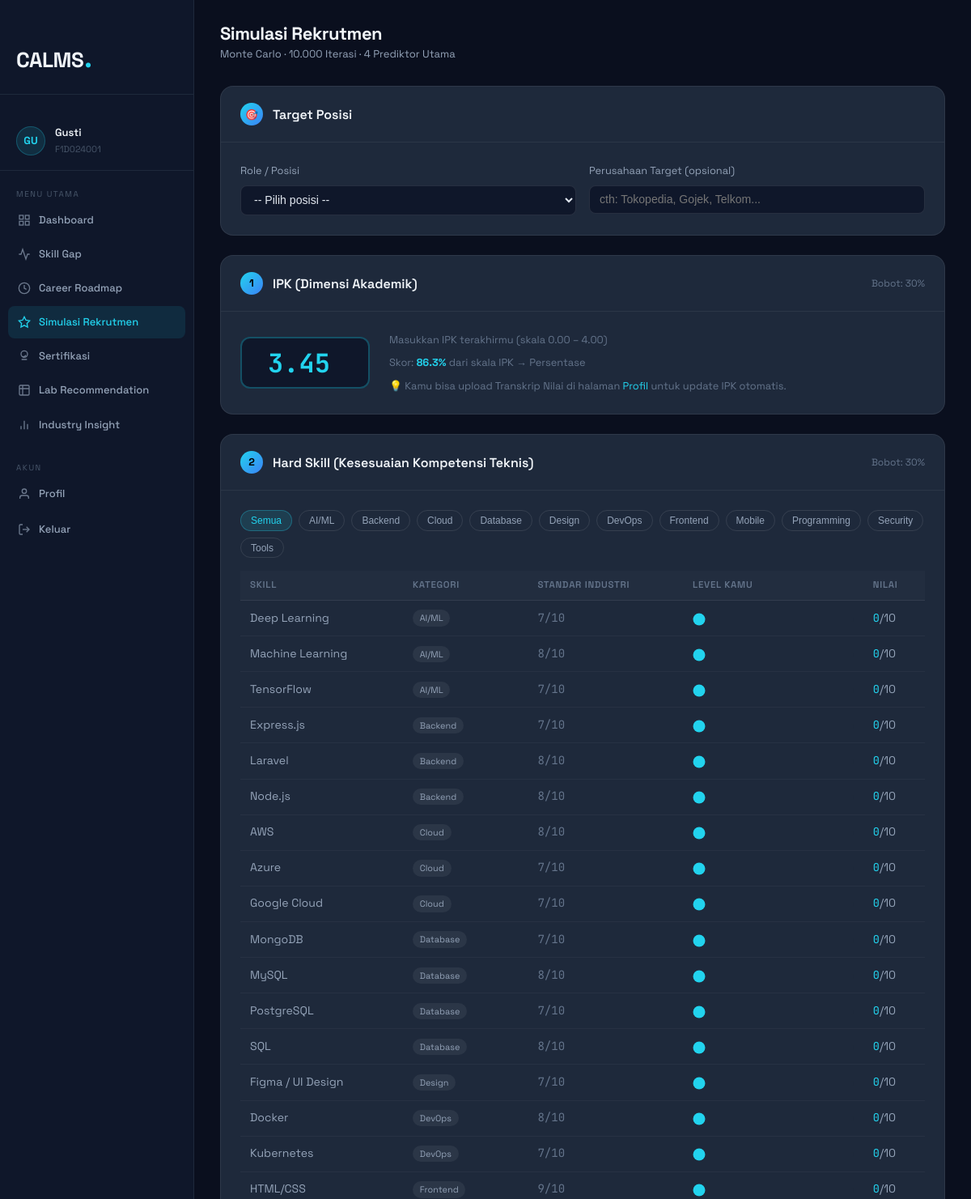
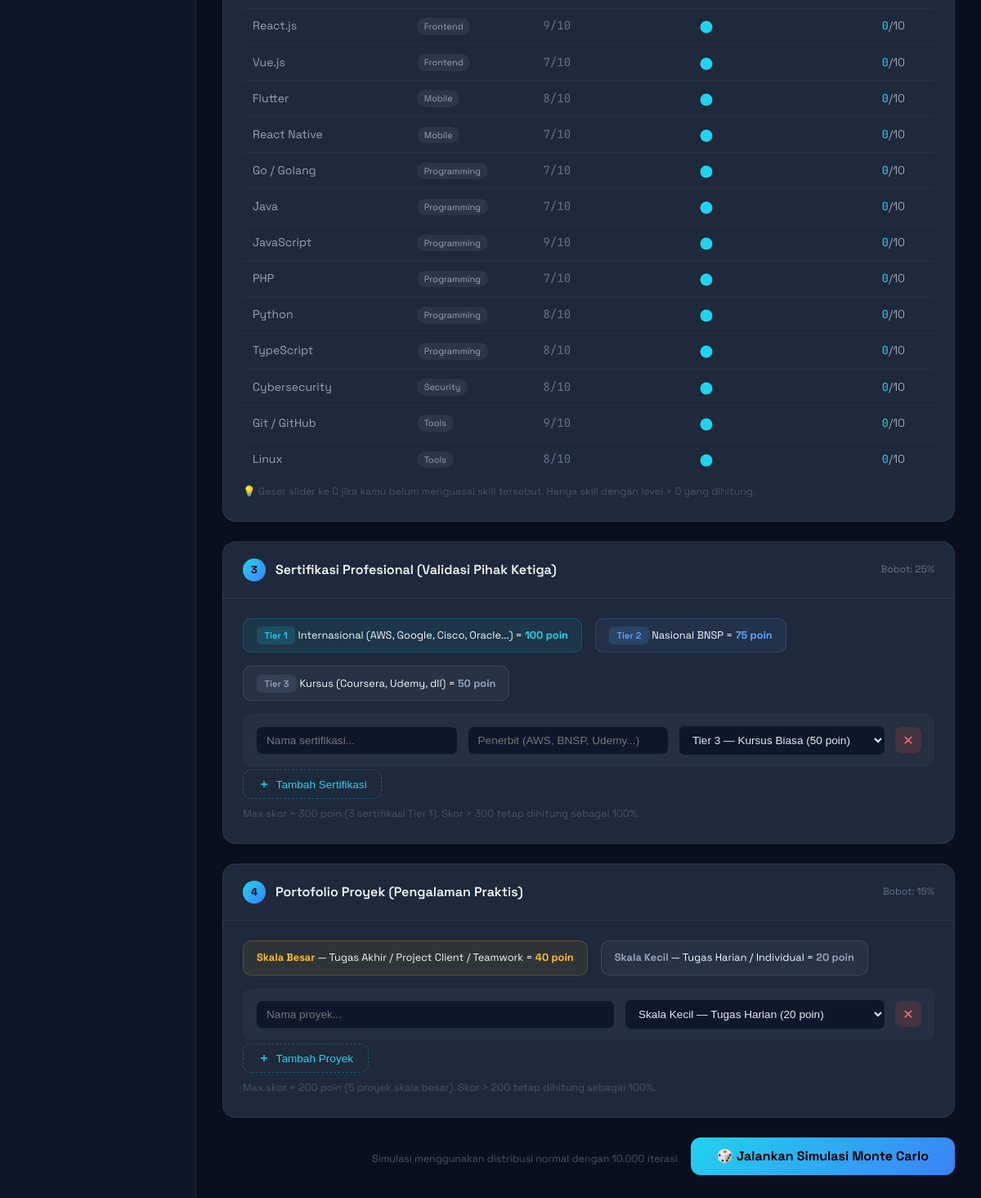
/simulation.php (signed in), run on the app's committed database (2 pictures, top to bottom).
### tables this page shows
CREATE TABLE IF NOT EXISTS mahasiswa_profiles (
    id             INT AUTO_INCREMENT PRIMARY KEY,
    user_id        INT UNIQUE NOT NULL,
    nim            VARCHAR(20) UNIQUE NOT NULL,
    semester       INT DEFAULT 1,
    ipk            DECIMAL(3,2) DEFAULT 0.00,
    target_career  VARCHAR(100),
    bio            TEXT,
    linkedin_url   VARCHAR(500),
    github_url     VARCHAR(500),
    created_at     TIMESTAMP DEFAULT CURRENT_TIMESTAMP,
    updated_at     TIMESTAMP DEFAULT CURRENT_TIMESTAMP ON UPDATE CURRENT_TIMESTAMP,
    FOREIGN KEY (user_id) REFERENCES users(id) ON DELETE CASCADE
);

CREATE TABLE IF NOT EXISTS users (
    id         INT AUTO_INCREMENT PRIMARY KEY,
    fullname   VARCHAR(255) NOT NULL,
    email      VARCHAR(255) UNIQUE NOT NULL,
    password   VARCHAR(255) NOT NULL,
    role       ENUM('mahasiswa','dosen','admin') DEFAULT 'mahasiswa',
    is_active  TINYINT(1) DEFAULT 1,
    created_at TIMESTAMP DEFAULT CURRENT_TIMESTAMP
);

CREATE TABLE IF NOT EXISTS skills (
    id              INT AUTO_INCREMENT PRIMARY KEY,
    skill_name      VARCHAR(100) NOT NULL,
    category        VARCHAR(50),
    industry_level  INT DEFAULT 8   
);

### includes/auth_guard.php (called while the page is built, shortened)
<?php
function getCurrentUser(): array {
    return [
        'id'       => $_SESSION['user_id']  ?? null,
        'fullname' => $_SESSION['fullname'] ?? '',
        'email'    => $_SESSION['email']    ?? '',
        'role'     => $_SESSION['role']     ?? '',
    ];
}

### simulation.php (the view, shortened to what this page needs)
<?php
require_once 'includes/auth_guard.php';
$user    = getCurrentUser();
$db      = getDB();
$stmt = $db->prepare("SELECT mp.*, u.fullname, u.email FROM mahasiswa_profiles mp JOIN users u ON u.id = mp.user_id WHERE mp.user_id = ?");
$stmt->execute([$user['id']]);
$profile = $stmt->fetch();
$skillsAll = $db->query("SELECT * FROM skills ORDER BY category, skill_name")->fetchAll();
$savedSkills = [];
$activePage = 'simulation';
?>
<!DOCTYPE html>
<html lang="id">
<head>
    <link rel="stylesheet" href="style.css">
    <link rel="stylesheet" href="dashboard.css">
</head>
<body class="dashboard-body">
<?php include 'includes/sidebar.php'; ?>
<main class="main-content">
    <div class="topbar">
        <div class="topbar-left">
            <div>
                <h1 class="page-title">Simulasi Rekrutmen</h1>
                <p class="page-sub">Monte Carlo · 10.000 Iterasi · 4 Prediktor Utama</p>
            </div>
        </div>
    </div>
    <div class="sim-page">
        <form method="POST" id="simForm">
            <div class="sim-section" style="margin-bottom:1.5rem;">
                <div class="sim-section-head">
                    <div class="sim-section-num">🎯</div>
                    <div>
                        <div class="sim-section-title">Target Posisi</div>
                    </div>
                </div>
                <div class="sim-section-body">
                    <div class="form-row" style="display:grid;grid-template-columns:1fr 1fr;gap:1rem;">
                        <div>
                            <label style="font-size:.8rem;color:#94a3b8;display:block;margin-bottom:.4rem;">Role / Posisi</label>
                            <select name="target_role" style="width:100%;background:#0f172a;border:1px solid rgba(255,255,255,.1);border-radius:8px;color:#e2e8f0;padding:.55rem .75rem;font-size:.88rem;">
                                <option value="">-- Pilih posisi --</option>
                            </select>
                        </div>
                        <div>
                            <label style="font-size:.8rem;color:#94a3b8;display:block;margin-bottom:.4rem;">Perusahaan Target (opsional)</label>
                            <input type="text" name="target_company" placeholder="cth: Tokopedia, Gojek, Telkom..." style="width:100%;background:#0f172a;border:1px solid rgba(255,255,255,.1);border-radius:8px;color:#e2e8f0;padding:.55rem .75rem;font-size:.88rem;box-sizing:border-box;">
                        </div>
                    </div>
                </div>
            </div>
            <div class="sim-section" style="margin-bottom:1.5rem;">
                <div class="sim-section-head">
                    <div class="sim-section-num">1</div>
                    <div>
                        <div class="sim-section-title">IPK (Dimensi Akademik)</div>
                    </div>
                    <div class="sim-section-sub">Bobot: 30%</div>
                </div>
                <div class="sim-section-body">
                    <div class="ipk-wrap">
                        <input type="number" name="ipk" id="ipkInput" class="ipk-input-big"
                            min="0" max="4" step="0.01"
                            value="<?= htmlspecialchars($profile['ipk'] ?? '0.00') ?>"
                            required>
                        <div>
                            <div class="ipk-hint">Masukkan IPK terakhirmu (skala 0.00 – 4.00)</div>
                            <div class="ipk-hint" style="margin-top:.4rem">
                                Skor: <strong id="ipkScoreDisplay"><?= round((floatval($profile['ipk'] ?? 0) / 4.0) * 100, 1) ?>%</strong>
                                dari skala IPK → Persentase
                            </div>
                            <div class="ipk-hint" style="margin-top:.4rem">
                                💡 Kamu bisa upload Transkrip Nilai di halaman <a href="profile.php" style="color:#22d3ee">Profil</a> untuk update IPK otomatis.
                            </div>
                        </div>
                    </div>
                </div>
            </div>
            <div class="sim-section" style="margin-bottom:1.5rem;">
                <div class="sim-section-head">
                    <div class="sim-section-num">2</div>
                    <div>
                        <div class="sim-section-title">Hard Skill (Kesesuaian Kompetensi Teknis)</div>
                    </div>
                    <div class="sim-section-sub">Bobot: 30%</div>
                </div>
                <div class="sim-section-body">
                    <div class="skill-filter" id="catFilter">
                        <button type="button" class="filter-btn active" data-cat="all">Semua</button>
                        <?php
                        $cats = array_unique(array_column($skillsAll, 'category'));
                        foreach ($cats as $cat):
                        ?>
                        <button type="button" class="filter-btn" data-cat="<?= htmlspecialchars($cat) ?>"><?= htmlspecialchars($cat) ?></button>
                        <?php endforeach; ?>
                    </div>
                    <?php if (empty($skillsAll)): ?>
                    <div class="empty-skill">Tidak ada data skill. Pastikan database sudah di-import.</div>
                    <?php else: ?>
                    <table class="skill-table" id="skillTable">
                        <thead>
                            <tr>
                                <th>Skill</th>
                                <th>Kategori</th>
                                <th>Standar Industri</th>
                                <th style="min-width:160px">Level Kamu</th>
                                <th>Nilai</th>
                            </tr>
                        </thead>
                        <tbody>
                        <?php foreach ($skillsAll as $sk):
                            $savedLevel = $savedSkills[$sk['id']] ?? 0;
                        ?>
                        <tr data-cat="<?= htmlspecialchars($sk['category']) ?>">
                            <td><?= htmlspecialchars($sk['skill_name']) ?>
                            </td>
                            <td><span class="cat-badge"><?= htmlspecialchars($sk['category']) ?></span></td>
                            <td style="font-family:'JetBrains Mono',monospace;color:#64748b;"><?= $sk['industry_level'] ?>/10</td>
                            <td>
                                <input type="range" class="skill-range" name="skill_level[<?= $sk['id'] ?>]"
                                    min="0" max="10" step="1" value="<?= $savedLevel ?>"
                                    oninput="this.closest('tr').querySelector('.skill-val').textContent=this.value">
                            </td>
                            <td><span class="skill-val"><?= $savedLevel ?></span>/10</td>
                        </tr>
                        <?php endforeach; ?>
                        </tbody>
                    </table>
                    <?php endif; ?>
                    <p class="monte-note">💡 Geser slider ke 0 jika kamu belum menguasai skill tersebut. Hanya skill dengan level > 0 yang dihitung.</p>
                </div>
            </div>
            <div class="sim-section" style="margin-bottom:1.5rem;">
                <div class="sim-section-head">
                    <div class="sim-section-num">3</div>
                    <div>
                        <div class="sim-section-title">Sertifikasi Profesional (Validasi Pihak Ketiga)</div>
                    </div>
                    <div class="sim-section-sub">Bobot: 25%</div>
                </div>
                <div class="sim-section-body">
                    <div style="display:flex;gap:1rem;margin-bottom:1rem;flex-wrap:wrap;">
                        <div style="padding:.6rem 1rem;border-radius:10px;background:rgba(34,211,238,.08);border:1px solid rgba(34,211,238,.2);font-size:.8rem;">
                            <span class="tier-badge tier-1">Tier 1</span> Internasional (AWS, Google, Cisco, Oracle...) = <strong style="color:#22d3ee">100 poin</strong>
                        </div>
                        <div style="padding:.6rem 1rem;border-radius:10px;background:rgba(96,165,250,.08);border:1px solid rgba(96,165,250,.2);font-size:.8rem;">
                            <span class="tier-badge tier-2">Tier 2</span> Nasional BNSP = <strong style="color:#60a5fa">75 poin</strong>
                        </div>
                        <div style="padding:.6rem 1rem;border-radius:10px;background:rgba(148,163,184,.08);border:1px solid rgba(148,163,184,.2);font-size:.8rem;">
                            <span class="tier-badge tier-3">Tier 3</span> Kursus (Coursera, Udemy, dll) = <strong style="color:#94a3b8">50 poin</strong>
                        </div>
                    </div>
                    <div class="dynamic-list" id="certList"></div>
                    <button type="button" class="btn-add-row" onclick="addCert()">
                        <svg width="14" height="14" fill="none" stroke="currentColor" stroke-width="2.5" viewBox="0 0 24 24"><line x1="12" y1="5" x2="12" y2="19"/><line x1="5" y1="12" x2="19" y2="12"/></svg>
                        Tambah Sertifikasi
                    </button>
                    <p class="monte-note">Max skor = 300 poin (3 sertifikasi Tier 1). Skor > 300 tetap dihitung sebagai 100%.</p>
                </div>
            </div>
            <div class="sim-section" style="margin-bottom:1.5rem;">
                <div class="sim-section-head">
                    <div class="sim-section-num">4</div>
                    <div>
                        <div class="sim-section-title">Portofolio Proyek (Pengalaman Praktis)</div>
                    </div>
                    <div class="sim-section-sub">Bobot: 15%</div>
                </div>
                <div class="sim-section-body">
                    <div style="display:flex;gap:1rem;margin-bottom:1rem;flex-wrap:wrap;">
                        <div style="padding:.6rem 1rem;border-radius:10px;background:rgba(251,191,36,.08);border:1px solid rgba(251,191,36,.2);font-size:.8rem;">
                            <strong style="color:#fbbf24">Skala Besar</strong> — Tugas Akhir / Project Client / Teamwork = <strong style="color:#fbbf24">40 poin</strong>
                        </div>
                        <div style="padding:.6rem 1rem;border-radius:10px;background:rgba(148,163,184,.08);border:1px solid rgba(148,163,184,.2);font-size:.8rem;">
                            <strong style="color:#94a3b8">Skala Kecil</strong> — Tugas Harian / Individual = <strong style="color:#94a3b8">20 poin</strong>
                        </div>
                    </div>
                    <div class="dynamic-list" id="projList"></div>
                    <button type="button" class="btn-add-row" onclick="addProject()">
                        <svg width="14" height="14" fill="none" stroke="currentColor" stroke-width="2.5" viewBox="0 0 24 24"><line x1="12" y1="5" x2="12" y2="19"/><line x1="5" y1="12" x2="19" y2="12"/></svg>
                        Tambah Proyek
                    </button>
                    <p class="monte-note">Max skor = 200 poin (5 proyek skala besar). Skor > 200 tetap dihitung sebagai 100%.</p>
                </div>
            </div>
            <div class="sim-submit-bar">
                <span class="monte-note">Simulasi menggunakan distribusi normal dengan 10.000 iterasi</span>
                <button type="submit" name="run_simulation" class="btn-run">
                    🎲 Jalankan Simulasi Monte Carlo
                </button>
            </div>
        </form>
    </div>
</main>
</body>
</html>

### includes/sidebar.php (shortened to what this page needs)
<?php
$nav = [
    ['page' => 'dashboard',      'href' => 'dashboard.php',        'label' => 'Dashboard',          'icon' => '<rect x="3" y="3" width="7" height="7"/><rect x="14" y="3" width="7" height="7"/><rect x="3" y="14" width="7" height="7"/><rect x="14" y="14" width="7" height="7"/>'],
    ['page' => 'skill_gap',      'href' => 'skill_gap.php',        'label' => 'Skill Gap',           'icon' => '<polyline points="22 12 18 12 15 21 9 3 6 12 2 12"/>'],
    ['page' => 'roadmap',        'href' => 'career_roadmap.php',   'label' => 'Career Roadmap',      'icon' => '<circle cx="12" cy="12" r="10"/><polyline points="12 6 12 12 16 14"/>'],
    ['page' => 'simulation',     'href' => 'simulation.php',       'label' => 'Simulasi Rekrutmen',  'icon' => '<polygon points="12 2 15.09 8.26 22 9.27 17 14.14 18.18 21.02 12 17.77 5.82 21.02 7 14.14 2 9.27 8.91 8.26 12 2"/>'],
    ['page' => 'certifications', 'href' => 'certifications.php',   'label' => 'Sertifikasi',         'icon' => '<circle cx="12" cy="8" r="6"/><path d="M9 12l2 2 4-4m-8 8h10"/>'],
    ['page' => 'lab',            'href' => 'lab_recommendation.php','label' => 'Lab Recommendation', 'icon' => '<path d="M9 3H5a2 2 0 0 0-2 2v4m6-6h10a2 2 0 0 1 2 2v4M9 3v18m0 0h10a2 2 0 0 0 2-2V9M9 21H5a2 2 0 0 1-2-2V9m0 0h18"/>'],
    ['page' => 'industry',       'href' => 'industry_insight.php', 'label' => 'Industry Insight',    'icon' => '<line x1="18" y1="20" x2="18" y2="10"/><line x1="12" y1="20" x2="12" y2="4"/><line x1="6" y1="20" x2="6" y2="14"/>'],
];
?>
<aside class="sidebar" id="sidebar">
    <div class="sidebar-brand">
        <span class="logo-text">CALMS</span><span class="logo-dot">.</span>
    </div>
    <div class="sidebar-user">
        <div class="user-avatar"><?= strtoupper(substr($user['fullname'] ?? 'U', 0, 2)) ?></div>
        <div class="user-info">
            <strong><?= htmlspecialchars(explode(' ', $user['fullname'] ?? 'User')[0]) ?></strong>
            <span><?= htmlspecialchars($profile['nim'] ?? '-') ?></span>
        </div>
    </div>
    <nav class="sidebar-nav">
        <div class="nav-group-label">Menu Utama</div>
        <?php foreach ($nav as $item): ?>
        <a href="<?= $item['href'] ?>" <?= $activePage === $item['page'] ? 'class="active"' : '' ?>>
            <svg width="16" height="16" fill="none" stroke="currentColor" stroke-width="2" viewBox="0 0 24 24">
                <?= $item['icon'] ?>
            </svg>
            <?= $item['label'] ?>
        </a>
        <?php endforeach; ?>
        <div class="nav-group-label nav-group-label--mt">Akun</div>
        <a href="profile.php" <?= $activePage === 'profile' ? 'class="active"' : '' ?>>
            <svg width="16" height="16" fill="none" stroke="currentColor" stroke-width="2" viewBox="0 0 24 24"><path d="M20 21v-2a4 4 0 0 0-4-4H8a4 4 0 0 0-4 4v2"/><circle cx="12" cy="7" r="4"/></svg>
            Profil
        </a>
        <a href="logout.php" class="nav-logout">
            <svg width="16" height="16" fill="none" stroke="currentColor" stroke-width="2" viewBox="0 0 24 24"><path d="M9 21H5a2 2 0 0 1-2-2V5a2 2 0 0 1 2-2h4"/><polyline points="16 17 21 12 16 7"/><line x1="21" y1="12" x2="9" y2="12"/></svg>
            Keluar
        </a>
    </nav>
</aside>

### data on the page
mahasiswa_profiles: user.fullname "GU", user.fullname "Gusti", nim "F1D024001", ipk "3.45", (floatval($profile['ipk']??0)/4.0)*100 "86.3"
skills: skill_name "Deep Learning", category "AI/ML", industry_level "7", id "0"
skills: skill_name "Machine Learning", category "AI/ML", industry_level "8", id "0"
skills: skill_name "TensorFlow", category "AI/ML", industry_level "7", id "0"
skills: skill_name "Express.js", category "Backend", industry_level "7", id "0"
skills: skill_name "Laravel", category "Backend", industry_level "8", id "0"
skills: skill_name "Node.js", category "Backend", industry_level "8", id "0"
skills: skill_name "AWS", category "Cloud", industry_level "8", id "0"
skills: skill_name "Azure", category "Cloud", industry_level "7", id "0"
skills: skill_name "Google Cloud", category "Cloud", industry_level "7", id "0"
skills: skill_name "MongoDB", category "Database", industry_level "7", id "0"
skills: skill_name "MySQL", category "Database", industry_level "8", id "0"
skills: skill_name "PostgreSQL", category "Database", industry_level "7", id "0"
skills: skill_name "SQL", category "Database", industry_level "8", id "0"
skills: skill_name "Figma / UI Design", category "Design", industry_level "7", id "0"
skills: skill_name "Docker", category "DevOps", industry_level "8", id "0"
skills: skill_name "Kubernetes", category "DevOps", industry_level "7", id "0"
skills: skill_name "HTML/CSS", category "Frontend", industry_level "9", id "0"
skills: skill_name "React.js", category "Frontend", industry_level "9", id "0"
skills: skill_name "Vue.js", category "Frontend", industry_level "7", id "0"
skills: skill_name "Flutter", category "Mobile", industry_level "8", id "0"
skills: skill_name "React Native", category "Mobile", industry_level "7", id "0"
skills: skill_name "Go / Golang", category "Programming", industry_level "7", id "0"
skills: skill_name "Java", category "Programming", industry_level "7", id "0"
skills: skill_name "JavaScript", category "Programming", industry_level "9", id "0"
skills: skill_name "PHP", category "Programming", industry_level "7", id "0"
skills: skill_name "Python", category "Programming", industry_level "8", id "0"
skills: skill_name "TypeScript", category "Programming", industry_level "8", id "0"
skills: skill_name "Cybersecurity", category "Security", industry_level "8", id "0"
skills: skill_name "Git / GitHub", category "Tools", industry_level "9", id "0"
skills: skill_name "Linux", category "Tools", industry_level "8", id "0"

### other printed values
$item['label'] "Dashboard"
$item['label'] "Skill Gap"
$item['label'] "Career Roadmap"
$item['label'] "Simulasi Rekrutmen"
$item['label'] "Sertifikasi"
$item['label'] "Lab Recommendation"
$item['label'] "Industry Insight"
$cat "AI/ML"
$cat "Backend"
$cat "Cloud"
$cat "Database"
$cat "Design"
$cat "DevOps"
$cat "Frontend"
$cat "Mobile"
